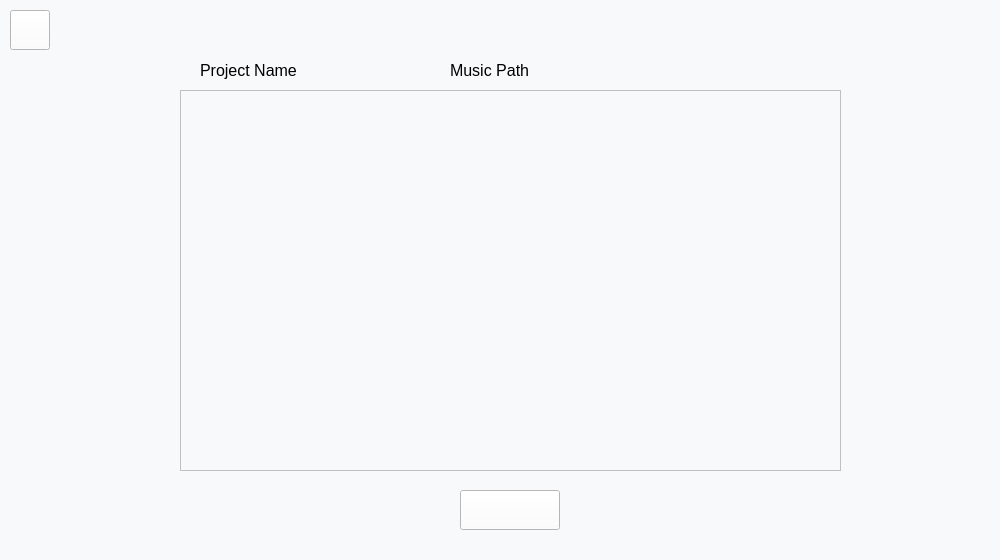
<?xml version="1.0" encoding="UTF-8"?>
<ui version="4.0">
 <class>ContinueChooseWindow</class>
 <widget class="QWidget" name="ContinueChooseWindow">
  <property name="geometry">
   <rect>
    <x>0</x>
    <y>0</y>
    <width>1000</width>
    <height>560</height>
   </rect>
  </property>
  <property name="windowTitle">
   <string>ContinueChooseWindow</string>
  </property>
  <widget class="QWidget" name="widget_background" native="true">
   <property name="geometry">
    <rect>
     <x>0</x>
     <y>0</y>
     <width>1000</width>
     <height>560</height>
    </rect>
   </property>
   <property name="styleSheet">
    <string notr="true">background-color: rgb(248, 249, 250);</string>
   </property>
   <widget class="ResPushButton" name="btn_OK">
    <property name="geometry">
     <rect>
      <x>460</x>
      <y>490</y>
      <width>100</width>
      <height>40</height>
     </rect>
    </property>
    <property name="styleSheet">
     <string notr="true">background-color: rgb(255, 255, 255);</string>
    </property>
    <property name="text">
     <string/>
    </property>
    <property name="iconSize">
     <size>
      <width>100</width>
      <height>40</height>
     </size>
    </property>
   </widget>
   <widget class="ResPushButton" name="btn_back">
    <property name="geometry">
     <rect>
      <x>10</x>
      <y>10</y>
      <width>40</width>
      <height>40</height>
     </rect>
    </property>
    <property name="styleSheet">
     <string notr="true">background-color: rgb(255, 255, 255);</string>
    </property>
    <property name="text">
     <string/>
    </property>
    <property name="iconSize">
     <size>
      <width>40</width>
      <height>40</height>
     </size>
    </property>
   </widget>
   <widget class="QListWidget" name="listWidget">
    <property name="geometry">
     <rect>
      <x>180</x>
      <y>90</y>
      <width>661</width>
      <height>381</height>
     </rect>
    </property>
    <property name="styleSheet">
     <string notr="true"/>
    </property>
   </widget>
   <widget class="QLabel" name="label">
    <property name="geometry">
     <rect>
      <x>200</x>
      <y>60</y>
      <width>101</width>
      <height>21</height>
     </rect>
    </property>
    <property name="font">
     <font>
      <family>Arial</family>
      <pointsize>12</pointsize>
     </font>
    </property>
    <property name="text">
     <string>Project Name</string>
    </property>
   </widget>
   <widget class="QLabel" name="label_2">
    <property name="geometry">
     <rect>
      <x>450</x>
      <y>60</y>
      <width>101</width>
      <height>21</height>
     </rect>
    </property>
    <property name="font">
     <font>
      <family>Arial</family>
      <pointsize>12</pointsize>
     </font>
    </property>
    <property name="text">
     <string>Music Path</string>
    </property>
   </widget>
  </widget>
 </widget>
 <layoutdefault spacing="6" margin="11"/>
 <customwidgets>
  <customwidget>
   <class>ResPushButton</class>
   <extends>QPushButton</extends>
   <header location="global">F:\MIProject\MusicVisualization\MusicVisualization\src\Module\QtWidget\respushbutton.h</header>
  </customwidget>
 </customwidgets>
 <resources/>
 <connections/>
</ui>
